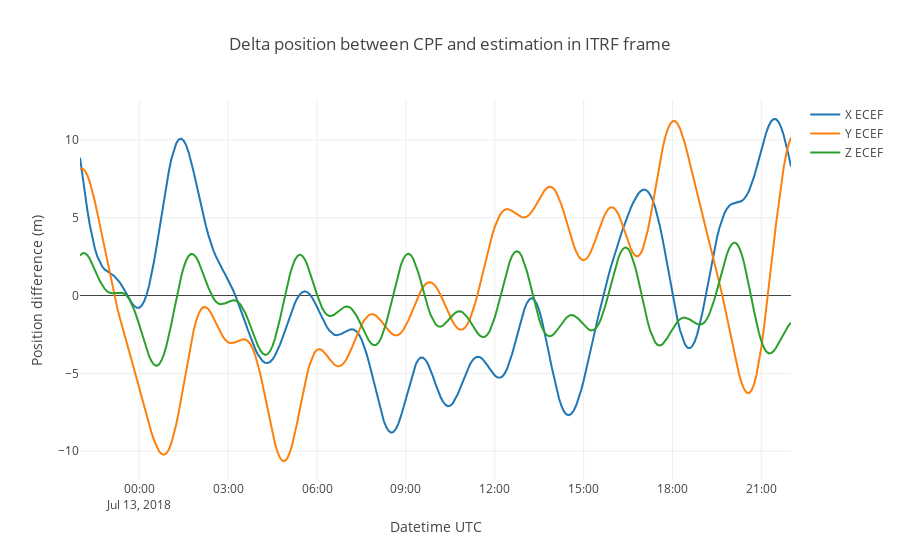

Source (notebook cell):
### Markdown cell above
Plotting position difference

### Code cell
import plotly.graph_objs as go

traceX = go.Scatter(
    x = cpfDataFrame['x'].index,
    y = PV_ecef_df['x'] - cpfDataFrame['x'],
    mode='lines',
    name='X ECEF'
)

traceY = go.Scatter(
    x = cpfDataFrame['y'].index,
    y = PV_ecef_df['y'] - cpfDataFrame['y'],
    mode='lines',
    name='Y ECEF'
)

traceZ = go.Scatter(
    x = cpfDataFrame['z'].index,
    y = PV_ecef_df['z'] - cpfDataFrame['z'],
    mode='lines',
    name='Z ECEF'
)

data = [traceX, traceY, traceZ]

layout = go.Layout(
    title = 'Delta position between CPF and estimation in ITRF frame',
    xaxis = dict(
        title = 'Datetime UTC'
    ),
    yaxis = dict(
        title = 'Position difference (m)'
    )
)

fig = dict(data=data, layout=layout)

py.iplot(fig)

### Figure 1 — Plotly figure (JSON) as saved in the notebook; plotly's stock layout.template omitted (floating-point values rounded to 4 significant figures; data arrays with more than 128 entries replaced by an {"elided": "..."} marker saying what was removed)
{"data": [{"mode": "lines", "name": "X ECEF", "type": "scatter", "uid": "72f7086a-1ebf-49b5-931a-7a5ad472e4eb", "x": {"elided": "289 str values"}, "y": {"elided": "289 float values"}}, {"mode": "lines", "name": "Y ECEF", "type": "scatter", "uid": "fb3d0f52-da0f-4f76-96cc-f05d6d50c665", "x": {"elided": "289 str values"}, "y": {"elided": "289 float values"}}, {"mode": "lines", "name": "Z ECEF", "type": "scatter", "uid": "001bfe19-c140-4369-860e-54085301a86d", "x": {"elided": "289 str values"}, "y": {"elided": "289 float values"}}], "layout": {"autosize": true, "title": {"text": "Delta position between CPF and estimation in ITRF frame"}, "xaxis": {"autorange": true, "range": ["2018-07-12 22:00", "2018-07-13 22:00"], "title": {"text": "Datetime UTC"}, "type": "date"}, "yaxis": {"autorange": true, "range": [-11.85, 12.56], "title": {"text": "Position difference (m)"}, "type": "linear"}}}
